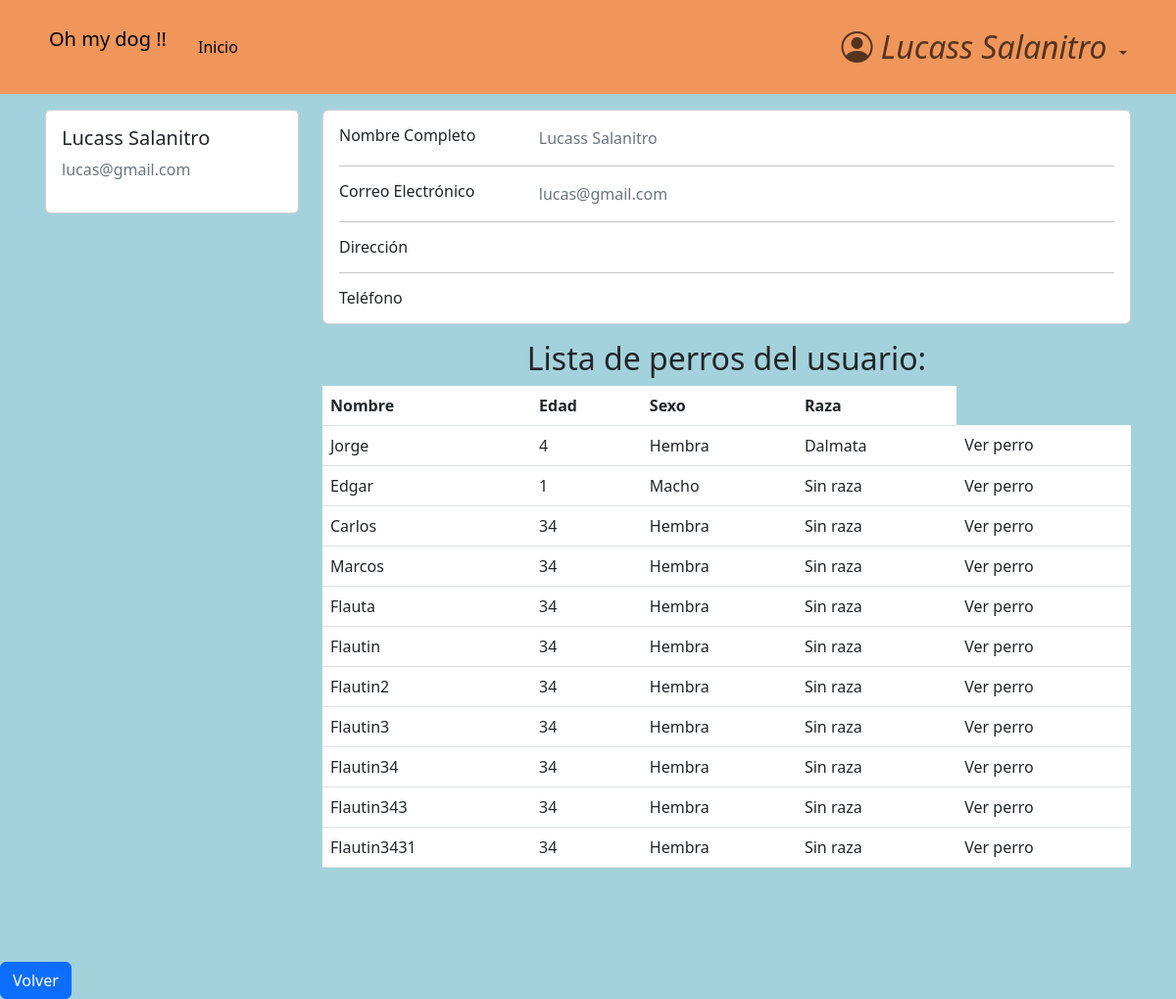
The app's page /accounts/profile/3 (signed in) with its own data.
### accounts/models.py (models this page shows, shortened)
class CustomUser(AbstractBaseUser, PermissionsMixin):
    email =                     models.EmailField(verbose_name="email", unique=True)    #.foreignKey ??
    name =                      models.CharField(max_length=25)   #slug es texto corto
    surname =                   models.CharField(max_length=30, blank=True, null=True)
    address =                   models.CharField(max_length=30, blank=True, null=True)
    telephone =                 models.SlugField(max_length=12, blank=True, null=True)
    is_active =                 models.BooleanField(default=True)
    is_staff =                  models.BooleanField(default=False)
    is_admin =                  models.BooleanField(default=False)
    last_login =                models.DateTimeField(verbose_name="last login", default=datetime.datetime.now)
    is_veterinario =            models.BooleanField(default=False)
    USERNAME_FIELD = "email"    #variable por la cual se ingresa, dice username pero seria como 'campo que representa el inicio de sesion'
    REQUIRED_FIELDS = ['name',]    #no permite registros si no tiene estos campos completos
    objects = CustomUserManager()
    def __str__(self):
        return self.name + ' ' + str(self.surname or '')

### dogs/models.py (models this page shows, shortened)
class Dog(models.Model):
    class Sex(models.TextChoices):
        macho = "Macho"
        hembra = "Hembra"
    class Breed(models.TextChoices):
        sin_raza = "Sin raza"
        coker = "Coker"
        pastor_aleman = "Pastor aleman"
        bulldog = "Bulldog"
        labrador = "Labrador"
        golden = "Golder"
        caniche = "Caniche"
        chihuahua = "Chihuahua"
        bulldog_frances = "Bulldog Frances"
        beagle = "Beagle"
        boxer = "Boxer"
        galgo = "Galgo"
        dalmata = "Dalmata"
        sharpei = "Shar pei"
    class Color(models.TextChoices):
        blanco = "Blanco"
        negro = "Negro"
        marron = "Marrón"
        blanco_y_negro = "Blanco y negro"
        otro = "Otro color"
    class Size(models.TextChoices):
        grande = "Grande"
        mediano = "Mediano"
        pequeño = "pequeño"
    def default_value():
        return '-'
    name = models.CharField(
        max_length=15
    )
    age = models.PositiveIntegerField(
        null=True,
    )
    sex = models.CharField(
        max_length=10,
        choices=Sex.choices
    )
    breed = models.CharField(
        max_length=20,
        choices=Breed.choices
    )
    color = models.CharField(
        max_length=20,
        blank=True,
        choices=Color.choices,
        null=True,
    )
    size = models.CharField(
        max_length=10,
        null=True,
        blank=True,
    )
    description = models.TextField(
        max_length=100,
        blank=True,
        null=True,
    )
    hidden = models.BooleanField(default=False)
    owner = models.ForeignKey(
        CustomUser,
        blank=True,
        on_delete=models.CASCADE,
        null=True
    )

### accounts/views.py (the view)
# urls.py: path('profile/<pk>', views.profile_view, name= 'profile'),
def profile_view(request, pk):
    if not request.user.is_authenticated:
        return redirect('login')
    user_owner = CustomUser.objects.get(pk=pk)
    dogs = user_owner.dog_set.all()
    context = {
        'client': user_owner,
        'vet': request.user,
        'dogs_shown': dogs.filter(hidden=False)
    }
    return render(request, 'profile.html', context)

### accounts/templates/profile.html (shortened to what this page needs)
{% extends 'base.html' %}
{% block content %}
<main>
<div class="container card-izq " >
  <div class="row row-1">
    <div class="col-md-3">
      <div class="card">
        <div class="card-body">
          <h5>{{ client.name }} {{ client.surname }}</h5>
          <p class="text-secondary">{{ client.email }}</p>
        </div>
      </div>
    </div>
    <div class="col-md-9">
      <div class="card mb-3">
        <div class="card-body">
          <div class="row">
            <div class="col-sm-3">
              <h6 class="mb-0">Nombre Completo</h6>
            </div>
            <div class="col-sm-9 text-secondary">
              {{ client.name }} {{ client.surname }}
            </div>
          </div>
          <hr>
          <div class="row">
            <div class="col-sm-3">
              <h6 class="mb-0">Correo Electrónico</h6>
            </div>
            <div class="col-sm-9 text-secondary">
              {{ client.email }}
            </div>
          </div>
          <hr>
          <div class="row">
            <div class="col-sm-3">
              <h6 class="mb-0">Dirección</h6>
            </div>
            <div class="col-sm-9 text-secondary">
            </div>
          </div>
          <hr>
          <div class="row">
            <div class="col-sm-3">
              <h6 class="mb-0">Teléfono</h6>
            </div>
            <div class="col-sm-9 text-secondary">
            </div>
          </div>
        </div>
      </div>
        <h2 class="text-center">Lista de perros del usuario:</h2>
          {% if dogs_shown.count > 0 %}
                  <table class="table table-hover">
                      <thead>
                          <tr>
                              <th>Nombre</th>
                              <th>Edad</th>
                              <th>Sexo</th>
                              <th>Raza</th>
                          </tr>
                      </thead>
                      <tbody>
                          {% for dog in dogs_shown %}
                                <tr>
                                    <td>{{ dog.name }}</td>
                                    <td>{{ dog.age }}</td>
                                    <td>{{ dog.sex }}</td>
                                    <td>{{ dog.breed }}</td>
                                    <td>
                                      <a class="dropdown-item" href="{% url 'dog_profile' user_owner_id=client.id dog_id=dog.id %}">Ver perro</a>
                                    </td>
                                </tr>
                          {% endfor %}
                      </tbody>
                  </table>
            {% else %}
            <div>
              <a>El usuario no posee perros visibles</a>
            </div>
            {% endif %}
      </div>
    </div>
  </div>
  <a href="{% url 'home' %}" class="btn btn-primary">Volver</a>
</main>
{% endblock  %}

### pages/templates/base.html (shortened to what this page needs)
<!DOCTYPE html>
<html>
{% load static %}
<head>
    <link rel="stylesheet" href="https://cdn.jsdelivr.net/npm/bootstrap-icons@1.10.5/font/bootstrap-icons.css">
    <link href="https://cdn.jsdelivr.net/npm/bootstrap@5.3.0-alpha3/dist/css/bootstrap.min.css" rel="stylesheet">
    <link rel="stylesheet" href="{% static 'css/styles.css' %}">
</head>
<body>
    <header>
            <nav class="navbar navbar-expand-lg header-ar">
                <div class="container">
                    <p class="navbar-brand header__marca p-2">Oh my dog !!</p>
                    <div class="collapse navbar-collapse show " id="navbarBasic">
                        <ul class="navbar-nav me-auto mb-2 mb-lg-0">
                            <li class="nav-item">
                                <a class="nav-link active" aria-current="page" href="{% url 'home' %}">Inicio</a>
                            </li>
                            {% if user.is_authenticated %}
                                </ul>
                                    <ul class="navbar-nav mb-2 mb-lg-0 ">
                                        <li class="nav-item dropdown">
                                            <a class="nav-link dropdown-toggle icono-user role="button" data-bs-toggle="dropdown" aria-expanded="False">
                                                {% if user.is_veterinario %}
                                                    <i class="bi bi-person-circle">
                                                        Veterinario
                                                    </i>
                                                {% else %}
                                                    <i class="bi bi-person-circle">
                                                        {{ user }}
                                                    </i>
                                                {% endif %}
                                            </a>
                                        </li>
                                    </ul>
                        {% endif %}
                </div>
            </div>
        </nav>
    </header>
{% block content %}
{% endblock content %}
</body>
</html>

### pages/static/css/styles.css (style rules this page uses)
html { box-sizing: border-box; font-size: 16px; scroll-behavior: smooth; }
body { margin: 0; padding: 0; overflow-x: hidden; background-color: #a4d2dc; }
a { text-decoration: none; }
.icono-user i { font-size: 2rem; }
.header-ar { background-color: #f0965b; padding: 1rem; }
.card-izq { margin-bottom: 1rem; padding: 1rem; }
.row-1 { margin-bottom: 3rem; }

### records on screen
CustomUser: name+surname "Lucass Salanitro", name "Lucass", surname "Salanitro", email "lucas@gmail.com"
Dog: name "Jorge", age "4", sex "Hembra", breed "Dalmata"
Dog: name "Edgar", age "1", sex "Macho", breed "Sin raza"
Dog: name "Carlos", age "34", sex "Hembra", breed "Sin raza"
Dog: name "Marcos", age "34", sex "Hembra", breed "Sin raza"
Dog: name "Flauta", age "34", sex "Hembra", breed "Sin raza"
Dog: name "Flautin", age "34", sex "Hembra", breed "Sin raza"
Dog: name "Flautin2", age "34", sex "Hembra", breed "Sin raza"
Dog: name "Flautin3", age "34", sex "Hembra", breed "Sin raza"
Dog: name "Flautin34", age "34", sex "Hembra", breed "Sin raza"
Dog: name "Flautin343", age "34", sex "Hembra", breed "Sin raza"
Dog: name "Flautin3431", age "34", sex "Hembra", breed "Sin raza"
